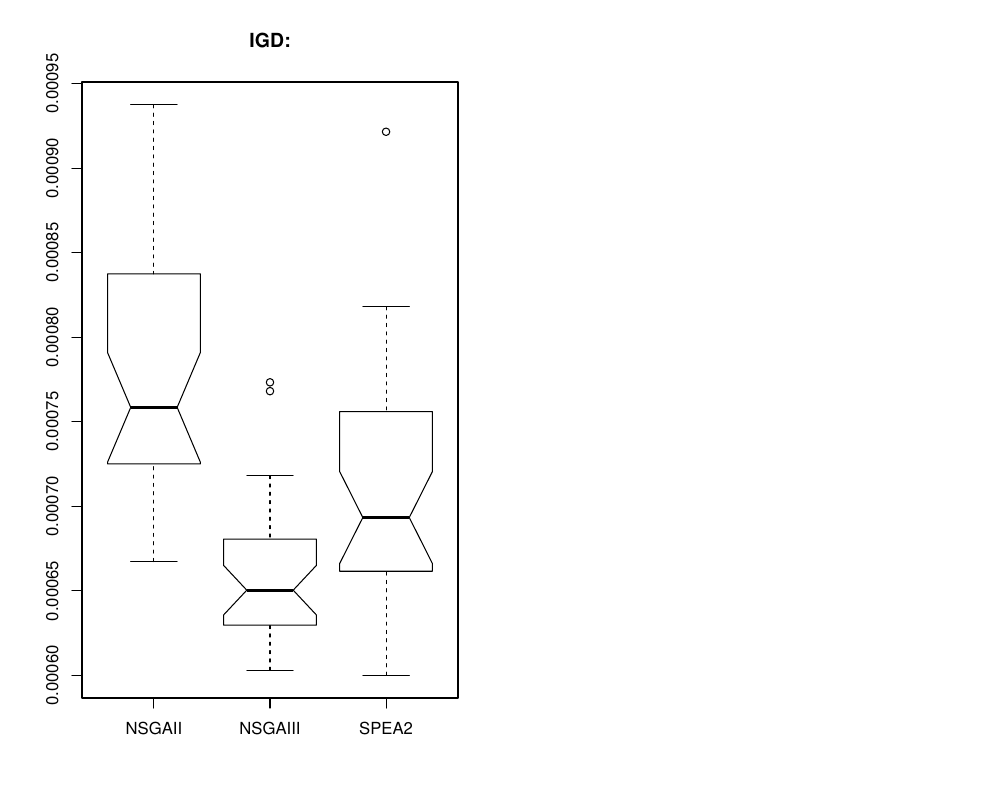

Generate this figure with R:
pdf("MaOOCEIS4D_UnConstrained.IGD.Boxplot.pdf",  onefile=FALSE, height=8, width=10)
resultDirectory<-"../"
qIndicator <- function(indicator, problem)
{
fileNSGAII<-paste(resultDirectory, "NSGAII", sep="/")
fileNSGAII<-paste(fileNSGAII, problem, sep="/")
fileNSGAII<-paste(fileNSGAII, indicator, sep="/")
NSGAII<-scan(fileNSGAII)

fileNSGAIII<-paste(resultDirectory, "NSGAIII", sep="/")
fileNSGAIII<-paste(fileNSGAIII, problem, sep="/")
fileNSGAIII<-paste(fileNSGAIII, indicator, sep="/")
NSGAIII<-scan(fileNSGAIII)

fileSPEA2<-paste(resultDirectory, "SPEA2", sep="/")
fileSPEA2<-paste(fileSPEA2, problem, sep="/")
fileSPEA2<-paste(fileSPEA2, indicator, sep="/")
SPEA2<-scan(fileSPEA2)

algs<-c("NSGAII","NSGAIII","SPEA2")
boxplot(NSGAII,NSGAIII,SPEA2,names=algs, notch = TRUE)
titulo <-paste(indicator, problem, sep=":")
title(main=titulo)
}
par(mfrow=c(1,2))
indicator<-"IGD"
qIndicator(indicator, "")
dev.off()